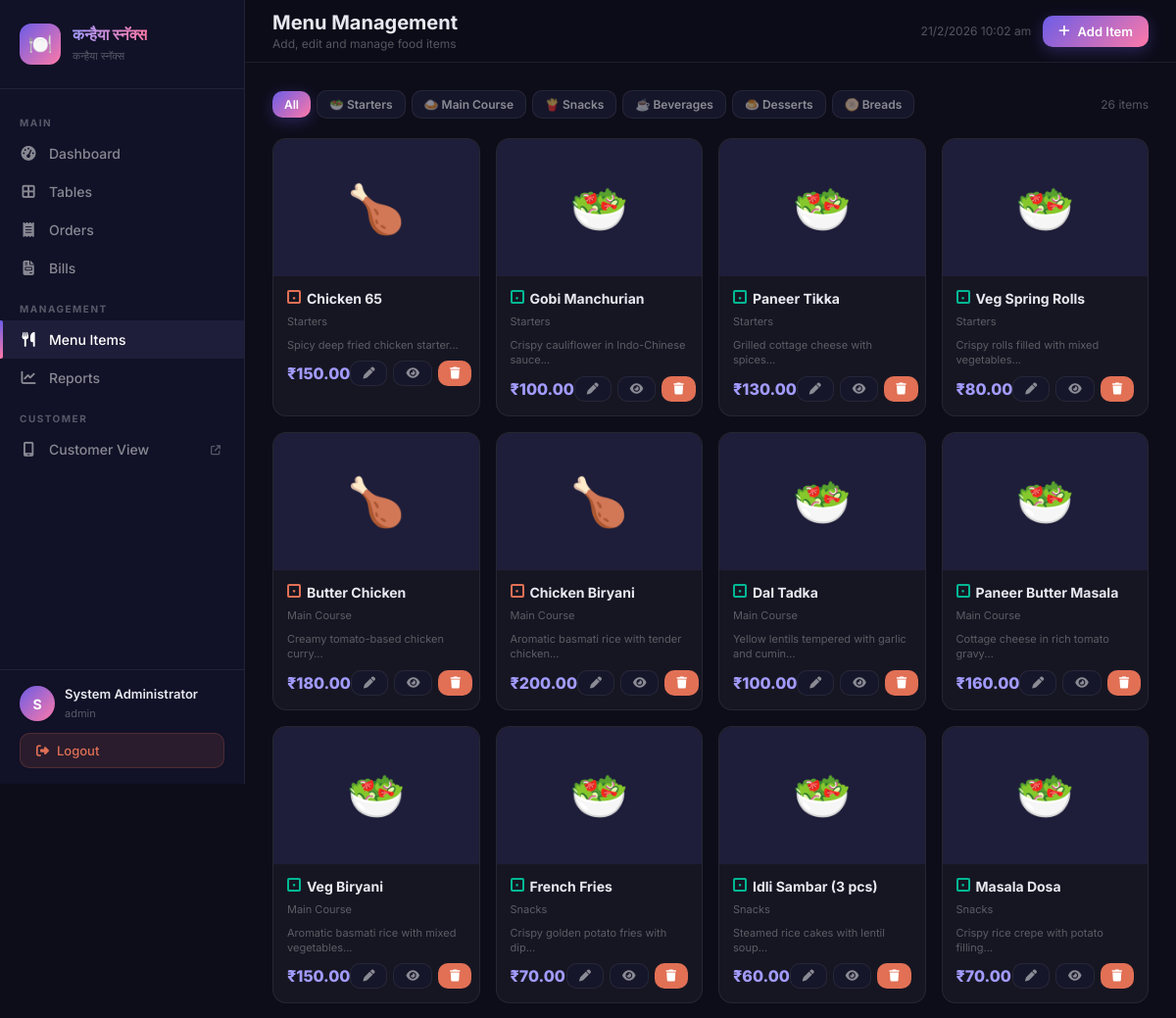
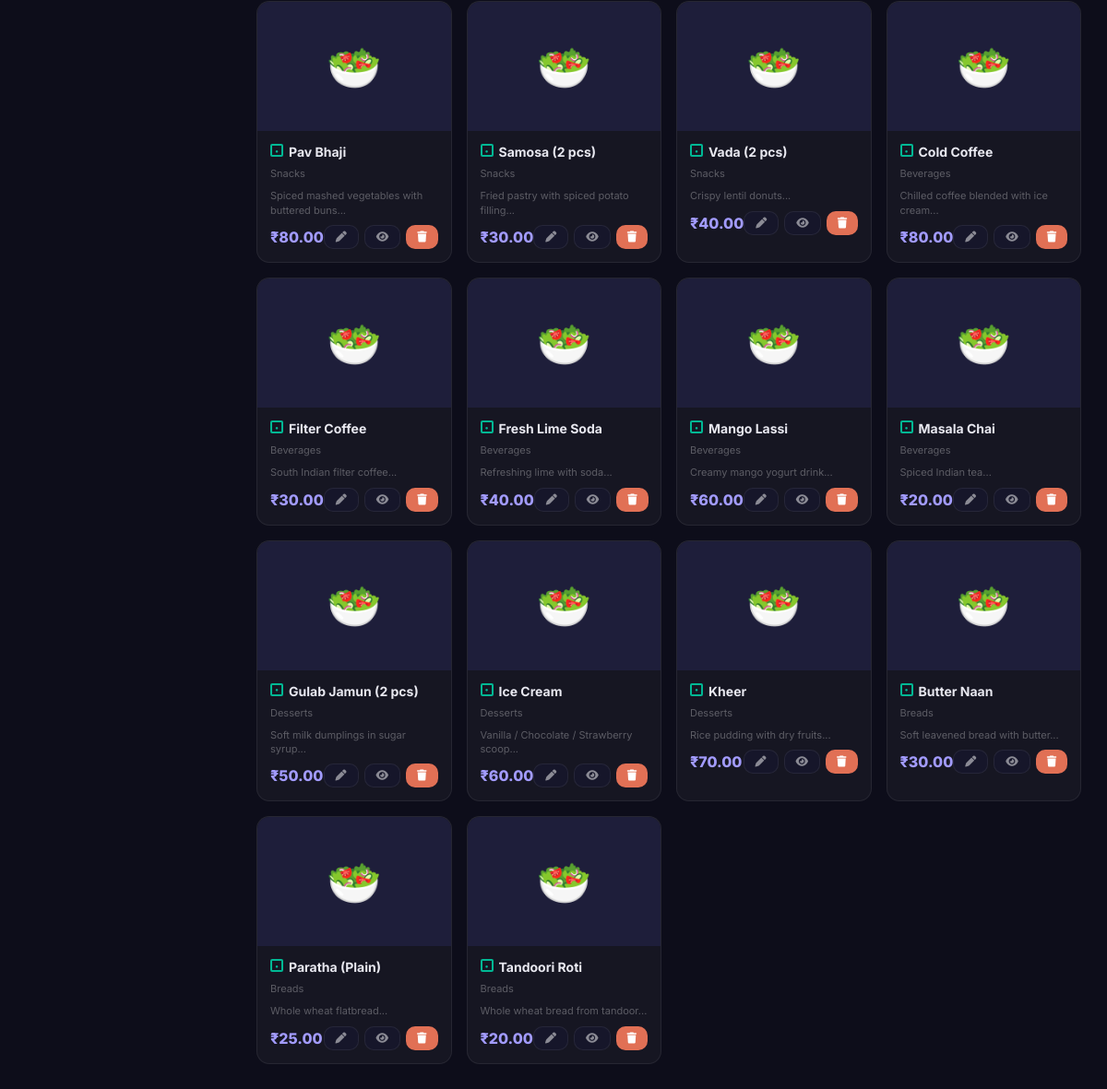
The app's page /admin/menu.php (signed in) with its own data (2 pictures, top to bottom).
### tables this page shows
CREATE TABLE `menu_categories` (
  `id` INT(11) NOT NULL AUTO_INCREMENT,
  `name` VARCHAR(100) NOT NULL,
  `icon` VARCHAR(50) DEFAULT '🍽️',
  `sort_order` INT(11) NOT NULL DEFAULT 0,
  `is_active` TINYINT(1) NOT NULL DEFAULT 1,
  PRIMARY KEY (`id`)
);

CREATE TABLE `menu_items` (
  `id` INT(11) NOT NULL AUTO_INCREMENT,
  `category_id` INT(11) NOT NULL,
  `name` VARCHAR(200) NOT NULL,
  `description` TEXT DEFAULT NULL,
  `price` DECIMAL(10,2) NOT NULL,
  `image` VARCHAR(255) DEFAULT NULL,
  `is_veg` TINYINT(1) NOT NULL DEFAULT 1,
  `is_available` TINYINT(1) NOT NULL DEFAULT 1,
  `is_deleted` TINYINT(1) NOT NULL DEFAULT 0,
  `sort_order` INT(11) NOT NULL DEFAULT 0,
  `created_at` TIMESTAMP NOT NULL DEFAULT CURRENT_TIMESTAMP,
  `updated_at` TIMESTAMP NOT NULL DEFAULT CURRENT_TIMESTAMP ON UPDATE CURRENT_TIMESTAMP,
  PRIMARY KEY (`id`),
  KEY `category_id` (`category_id`),
  CONSTRAINT `fk_menu_category` FOREIGN KEY (`category_id`) REFERENCES `menu_categories` (`id`) ON DELETE CASCADE
);

### config/config.php (called while the page is built, shortened)
<?php
require_once __DIR__ . '/database.php';
function adminInfo() {
    return $_SESSION['admin_info'] ?? [];
}
function formatCurrency($amount) {
    return CURRENCY . number_format($amount, 2);
}

### config/database.php (called while the page is built, shortened)
<?php
class Database {
    private static $instance = null;
    private $pdo;
    private function __construct() {
        $dsn = "mysql:host=" . DB_HOST . ";dbname=" . DB_NAME . ";charset=" . DB_CHARSET;
        $options = [
            PDO::ATTR_ERRMODE            => PDO::ERRMODE_EXCEPTION,
            PDO::ATTR_DEFAULT_FETCH_MODE => PDO::FETCH_ASSOC,
            PDO::ATTR_EMULATE_PREPARES   => false,
        ];
        try {
            $this->pdo = new PDO($dsn, DB_USER, DB_PASS, $options);
        } catch (PDOException $e) {
            die(json_encode(['error' => 'Database connection failed: ' . $e->getMessage()]));
        }
    }
    public static function getInstance() {
        if (self::$instance === null) {
            self::$instance = new self();
        }
        return self::$instance;
    }
    public function query($sql, $params = []) {
        $stmt = $this->pdo->prepare($sql);
        $stmt->execute($params);
        return $stmt;
    }
    public function fetchAll($sql, $params = []) {
        return $this->query($sql, $params)->fetchAll();
    }
}
function db() {
    return Database::getInstance();
}

### admin/menu.php (the view, shortened to what this page needs)
<?php
require_once __DIR__ . '/../config/config.php';
$pageTitle = 'Menu Management';
$pageSubtitle = 'Add, edit and manage food items';
$activePage = 'menu';
$topbarActions = '<a href="javascript:void(0)" onclick="openAddItemModal()" class="topbar-btn btn-primary"><i class="fa fa-plus"></i> Add Item</a>';
$categories = db()->fetchAll("SELECT * FROM menu_categories WHERE is_active=1 ORDER BY sort_order");
$selectedCat = isset($_GET['cat']) ? (int)$_GET['cat'] : 0;
$sql = "SELECT m.*, c.name as category_name FROM menu_items m JOIN menu_categories c ON m.category_id=c.id WHERE m.is_deleted=0";
$params = [];
$sql .= " ORDER BY c.sort_order, m.sort_order, m.name";
$items = db()->fetchAll($sql, $params);
include __DIR__ . '/partials/header.php';
?>
<div style="display:flex;gap:6px;flex-wrap:wrap;margin-bottom:20px;align-items:center">
    <a href="menu.php" class="topbar-btn <?= $selectedCat?'btn-secondary':'btn-primary' ?> btn-sm">All</a>
    <?php foreach($categories as $c): ?>
    <a href="menu.php?cat=<?= $c['id'] ?>" class="topbar-btn <?= $selectedCat==$c['id']?'btn-primary':'btn-secondary' ?> btn-sm"><?= $c['icon'] ?> <?= $c['name'] ?></a>
    <?php endforeach; ?>
    <span style="margin-left:auto;color:var(--text-muted);font-size:12px"><?= count($items) ?> items</span>
</div>
<?php if (empty($items)): ?>
<div class="empty-state"><div class="empty-icon">🍽️</div><h3>No items found</h3><p>Add your first menu item using the button above.</p></div>
<?php else: ?>
<div class="menu-grid">
<?php foreach ($items as $item): ?>
<div class="menu-item-card <?= !$item['is_available']?'unavailable':'' ?>" id="item-<?= $item['id'] ?>">
    <div class="item-img">
        <?php if ($item['image'] && file_exists(UPLOAD_PATH . $item['image'])): ?>
        <img src="<?= UPLOAD_URL . $item['image'] ?>" alt="<?= htmlspecialchars($item['name']) ?>">
        <?php else: ?>
        <?= $item['is_veg'] ? '🥗' : '🍗' ?>
        <?php endif; ?>
    </div>
    <div class="item-body">
        <div style="display:flex;align-items:flex-start;gap:6px;margin-bottom:4px">
            <span class="veg-dot <?= $item['is_veg']?'veg':'nonveg' ?>"></span>
            <div class="item-name"><?= htmlspecialchars($item['name']) ?></div>
        </div>
        <div class="item-cat"><?= $item['category_name'] ?></div>
        <?php if ($item['description']): ?>
        <div style="font-size:11px;color:var(--text-muted);margin-bottom:8px;line-height:1.4"><?= htmlspecialchars(substr($item['description'],0,60)) ?>...</div>
        <?php endif; ?>
        <div class="item-footer">
            <div class="item-price"><?= formatCurrency($item['price']) ?></div>
            <div class="item-actions">
                <button class="topbar-btn btn-secondary btn-sm" onclick='editItem(<?= json_encode($item) ?>)' title="Edit"><i class="fa fa-pen"></i></button>
                <button class="topbar-btn btn-secondary btn-sm" onclick="toggleAvailability(<?= $item['id'] ?>, <?= $item['is_available'] ?>)" title="Toggle availability"><i class="fa fa-<?= $item['is_available']?'eye':'eye-slash' ?>"></i></button>
                <button class="topbar-btn btn-danger btn-sm" onclick="deleteItem(<?= $item['id'] ?>, '<?= addslashes($item['name']) ?>')" title="Delete"><i class="fa fa-trash"></i></button>
            </div>
        </div>
    </div>
</div>
<?php endforeach; ?>
</div>
<?php endif; ?>
<?php include __DIR__ . '/partials/footer.php'; ?>

### admin/partials/header.php (shortened to what this page needs)
<!DOCTYPE html>
<html lang="en">
<head>
    <link rel="stylesheet" href="https://cdnjs.cloudflare.com/ajax/libs/font-awesome/6.5.0/css/all.min.css">
    <link rel="stylesheet" href="<?= BASE_URL ?>/assets/css/admin.css">
</head>
<body>
<div class="admin-layout">
<aside class="sidebar" id="sidebar">
    <div class="sidebar-logo">
        <div class="logo-icon">🍽️</div>
        <div class="logo-text">
            <h2><?= APP_NAME ?></h2>
            <span><?= APP_TAGLINE ?></span>
        </div>
    </div>
    <nav class="sidebar-nav">
        <div class="nav-section-title">Main</div>
        <a href="<?= BASE_URL ?>/admin/index.php" class="nav-link <?= $activePage==='dashboard'?'active':'' ?>">
            <i class="fa fa-gauge-high"></i> Dashboard
        </a>
        <a href="<?= BASE_URL ?>/admin/tables.php" class="nav-link <?= $activePage==='tables'?'active':'' ?>">
            <i class="fa fa-border-all"></i> Tables
        </a>
        <a href="<?= BASE_URL ?>/admin/orders.php" class="nav-link <?= $activePage==='orders'?'active':'' ?>">
            <i class="fa fa-receipt"></i> Orders
        </a>
        <a href="<?= BASE_URL ?>/admin/bills.php" class="nav-link <?= $activePage==='bills'?'active':'' ?>">
            <i class="fa fa-file-invoice"></i> Bills
        </a>
        <div class="nav-section-title">Management</div>
        <a href="<?= BASE_URL ?>/admin/menu.php" class="nav-link <?= $activePage==='menu'?'active':'' ?>">
            <i class="fa fa-utensils"></i> Menu Items
        </a>
        <a href="<?= BASE_URL ?>/admin/reports.php" class="nav-link <?= $activePage==='reports'?'active':'' ?>">
            <i class="fa fa-chart-line"></i> Reports
        </a>
        <div class="nav-section-title">Customer</div>
        <a href="<?= BASE_URL ?>/customer/" class="nav-link" target="_blank">
            <i class="fa fa-mobile-screen"></i> Customer View <i class="fa fa-arrow-up-right-from-square" style="font-size:10px;margin-left:auto;color:var(--text-muted)"></i>
        </a>
    </nav>
    <div class="sidebar-footer">
        <?php $admin = adminInfo(); ?>
        <div class="user-info">
            <div class="user-avatar"><?= strtoupper(substr($admin['full_name'] ?? 'A', 0, 1)) ?></div>
            <div class="user-details">
                <h4><?= htmlspecialchars($admin['full_name'] ?? 'Admin') ?></h4>
                <span><?= htmlspecialchars($admin['role'] ?? 'admin') ?></span>
            </div>
        </div>
        <a href="<?= BASE_URL ?>/admin/logout.php" class="btn-logout"><i class="fa fa-right-from-bracket"></i> Logout</a>
    </div>
</aside>
<div class="main-content">
    <header class="topbar">
        <div class="topbar-left" style="display:flex;align-items:center;gap:12px;">
            <div class="page-title">
                <h1><?= $pageTitle ?></h1>
                <p><?= $pageSubtitle ?></p>
            </div>
        </div>
        <div class="topbar-actions">
            <span style="font-size:12px;color:var(--text-muted);" id="currentTime"></span>
            <?php if (isset($topbarActions)) echo $topbarActions; ?>
        </div>
    </header>
    <div class="page-body">

### admin/partials/footer.php (shortened to what this page needs)
    </div>
</div>
</div>
</body>
</html>

### records on screen
menu_categories: icon "🥗", name "Starters"
menu_categories: icon "🍛", name "Main Course"
menu_categories: icon "🍟", name "Snacks"
menu_categories: icon "☕", name "Beverages"
menu_categories: icon "🍮", name "Desserts"
menu_categories: icon "🫓", name "Breads"
menu_items: is_veg 0 (drawn), name "Chicken 65", category.name "Starters", description "Spicy deep fried chicken starter", price "₹150.00", is_available 1 (drawn)
menu_items: is_veg 1 (drawn), name "Gobi Manchurian", category.name "Starters", description "Crispy cauliflower in Indo-Chinese sauce", price "₹100.00", is_available 1 (drawn)
menu_items: is_veg 1 (drawn), name "Paneer Tikka", category.name "Starters", description "Grilled cottage cheese with spices", price "₹130.00", is_available 1 (drawn)
menu_items: is_veg 1 (drawn), name "Veg Spring Rolls", category.name "Starters", description "Crispy rolls filled with mixed vegetables", price "₹80.00", is_available 1 (drawn)
menu_items: is_veg 0 (drawn), name "Butter Chicken", category.name "Main Course", description "Creamy tomato-based chicken curry", price "₹180.00", is_available 1 (drawn)
menu_items: is_veg 0 (drawn), name "Chicken Biryani", category.name "Main Course", description "Aromatic basmati rice with tender chicken", price "₹200.00", is_available 1 (drawn)
menu_items: is_veg 1 (drawn), name "Dal Tadka", category.name "Main Course", description "Yellow lentils tempered with garlic and cumin", price "₹100.00", is_available 1 (drawn)
menu_items: is_veg 1 (drawn), name "Paneer Butter Masala", category.name "Main Course", description "Cottage cheese in rich tomato gravy", price "₹160.00", is_available 1 (drawn)
menu_items: is_veg 1 (drawn), name "Veg Biryani", category.name "Main Course", description "Aromatic basmati rice with mixed vegetables", price "₹150.00", is_available 1 (drawn)
menu_items: is_veg 1 (drawn), name "French Fries", category.name "Snacks", description "Crispy golden potato fries with dip", price "₹70.00", is_available 1 (drawn)
menu_items: is_veg 1 (drawn), name "Idli Sambar (3 pcs)", category.name "Snacks", description "Steamed rice cakes with lentil soup", price "₹60.00", is_available 1 (drawn)
menu_items: is_veg 1 (drawn), name "Masala Dosa", category.name "Snacks", description "Crispy rice crepe with potato filling", price "₹70.00", is_available 1 (drawn)
menu_items: is_veg 1 (drawn), name "Pav Bhaji", category.name "Snacks", description "Spiced mashed vegetables with buttered buns", price "₹80.00", is_available 1 (drawn)
menu_items: is_veg 1 (drawn), name "Samosa (2 pcs)", category.name "Snacks", description "Fried pastry with spiced potato filling", price "₹30.00", is_available 1 (drawn)
menu_items: is_veg 1 (drawn), name "Vada (2 pcs)", category.name "Snacks", description "Crispy lentil donuts", price "₹40.00", is_available 1 (drawn)
menu_items: is_veg 1 (drawn), name "Cold Coffee", category.name "Beverages", description "Chilled coffee blended with ice cream", price "₹80.00", is_available 1 (drawn)
menu_items: is_veg 1 (drawn), name "Filter Coffee", category.name "Beverages", description "South Indian filter coffee", price "₹30.00", is_available 1 (drawn)
menu_items: is_veg 1 (drawn), name "Fresh Lime Soda", category.name "Beverages", description "Refreshing lime with soda", price "₹40.00", is_available 1 (drawn)
menu_items: is_veg 1 (drawn), name "Mango Lassi", category.name "Beverages", description "Creamy mango yogurt drink", price "₹60.00", is_available 1 (drawn)
menu_items: is_veg 1 (drawn), name "Masala Chai", category.name "Beverages", description "Spiced Indian tea", price "₹20.00", is_available 1 (drawn)
menu_items: is_veg 1 (drawn), name "Gulab Jamun (2 pcs)", category.name "Desserts", description "Soft milk dumplings in sugar syrup", price "₹50.00", is_available 1 (drawn)
menu_items: is_veg 1 (drawn), name "Ice Cream", category.name "Desserts", description "Vanilla / Chocolate / Strawberry scoop", price "₹60.00", is_available 1 (drawn)
menu_items: is_veg 1 (drawn), name "Kheer", category.name "Desserts", description "Rice pudding with dry fruits", price "₹70.00", is_available 1 (drawn)
menu_items: is_veg 1 (drawn), name "Butter Naan", category.name "Breads", description "Soft leavened bread with butter", price "₹30.00", is_available 1 (drawn)
menu_items: is_veg 1 (drawn), name "Paratha (Plain)", category.name "Breads", description "Whole wheat flatbread", price "₹25.00", is_available 1 (drawn)
menu_items: is_veg 1 (drawn), name "Tandoori Roti", category.name "Breads", description "Whole wheat bread from tandoor", price "₹20.00", is_available 1 (drawn)

### other values on screen
APP_NAME "कन्हैया स्नॅक्स"
APP_TAGLINE "कन्हैया स्नॅक्स"
substr($admin['full_name'] ?? 'A', 0, 1) "S"
$admin['full_name'] "System Administrator"
$admin['role'] "admin"
$pageTitle "Menu Management"
$pageSubtitle "Add, edit and manage food items"
count($items) "26"
